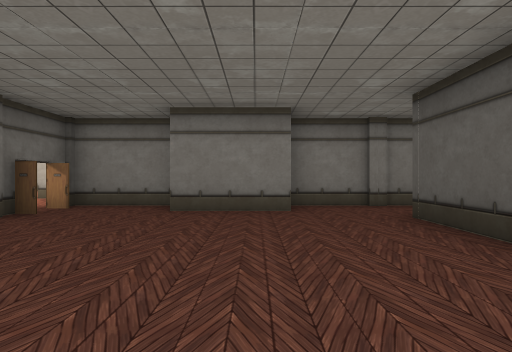
[1] (above)

22 first-person views from a walk through a scene from a Unity 3-D project. The camera is 1.3 m above the floor, looks level and sees 75° across. The floor is counted in squares, 2 m on a side. Each view is taken from the middle of a square. On the plan, view 1 faces up. The plan holds only what a view shows up to about 10 squares ahead; the rest is blank. The place goes on beyond the plan. The player is left out. Door leaves are left out, so doorways stand open. Some surface patterns are stand-ins.

[2]
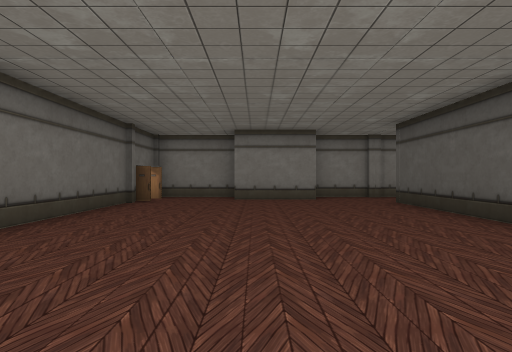

[3]
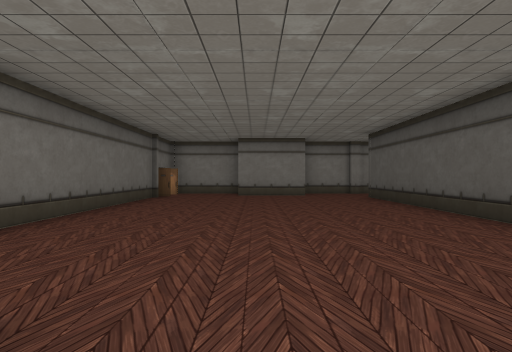

[4]
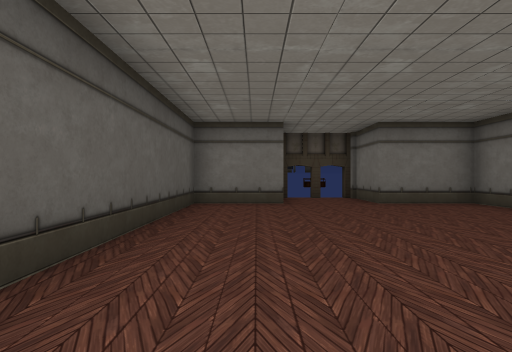

[5]
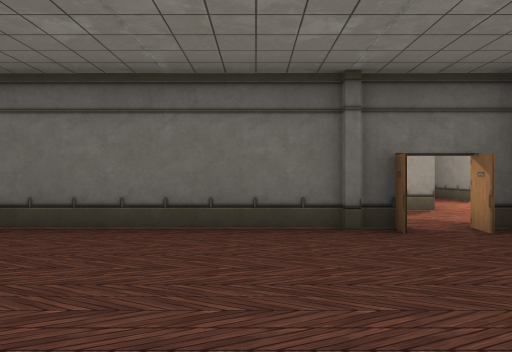

[6]
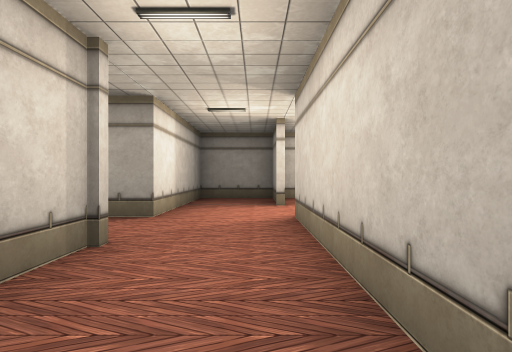

[7]
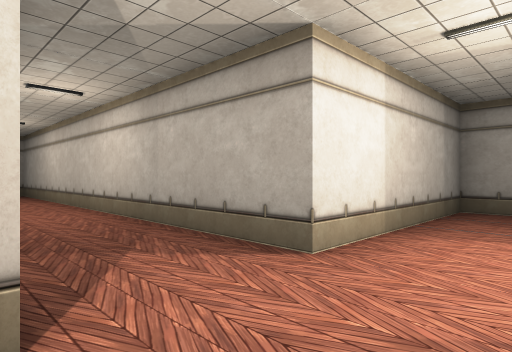

[8]
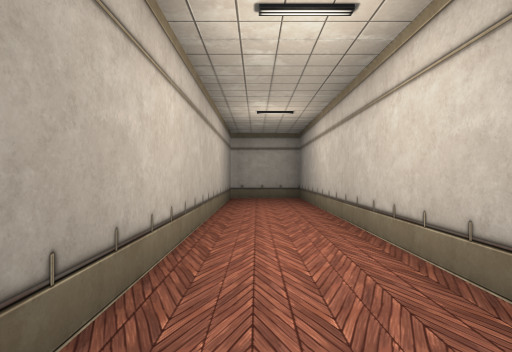

[9]
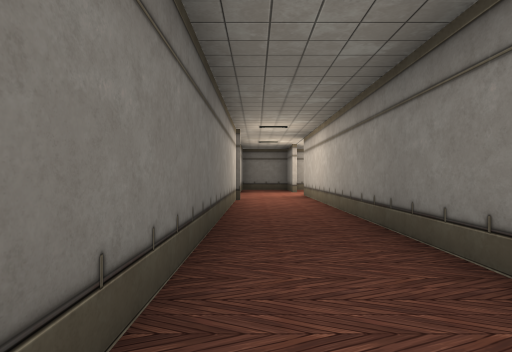

[10]
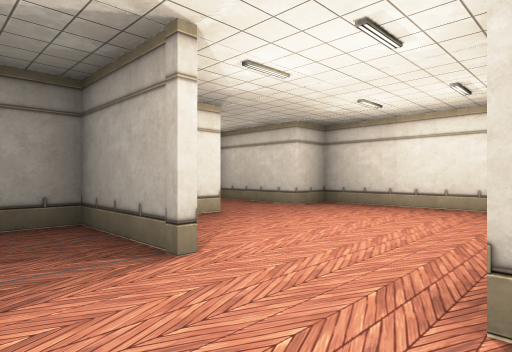

[11]
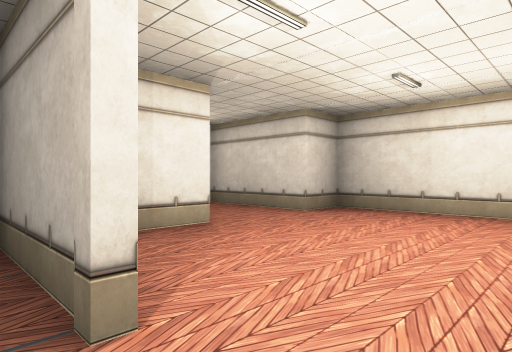

[12]
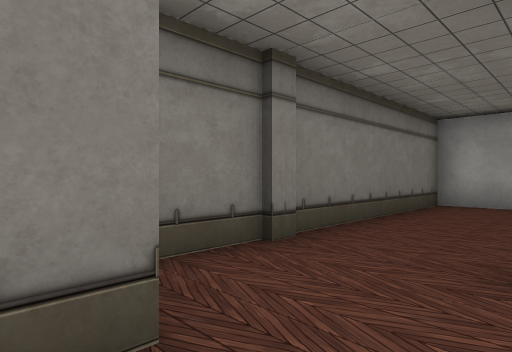

[13]
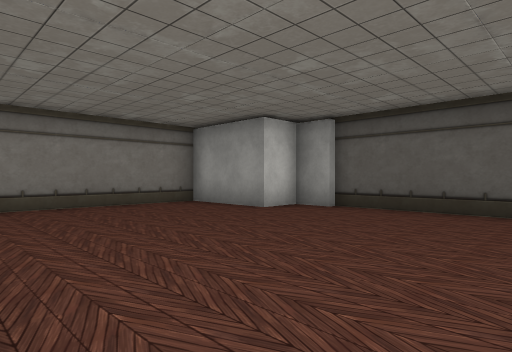

[14]
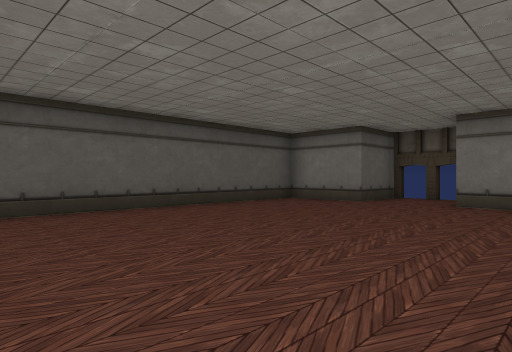

[15]
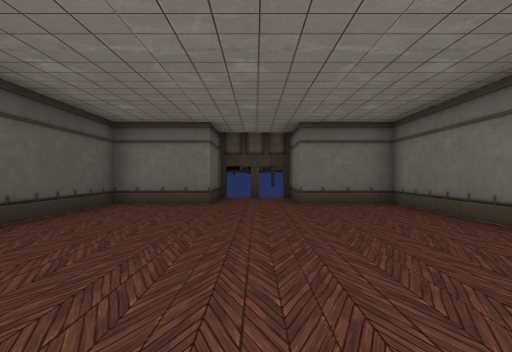

[16]
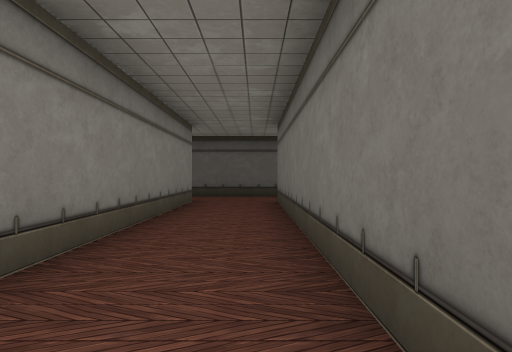

[17]
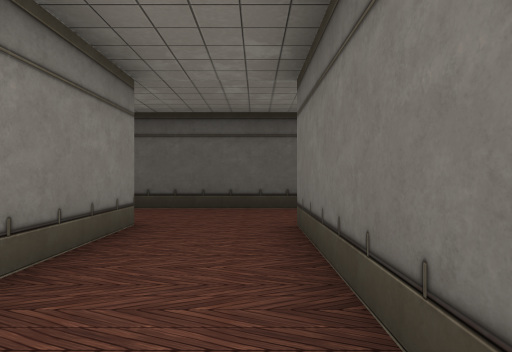

[18]
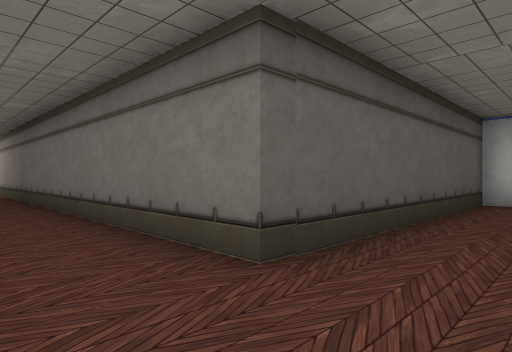

[19]
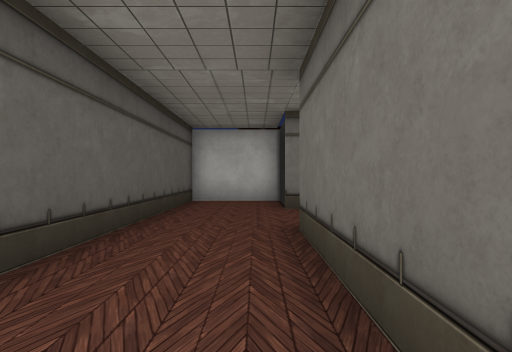

[20]
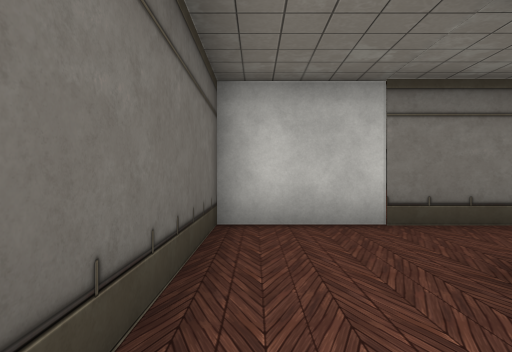

[21]
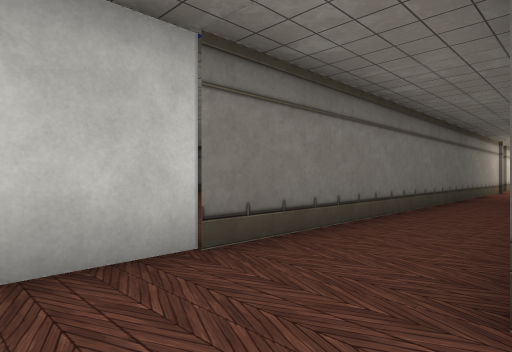

[22]
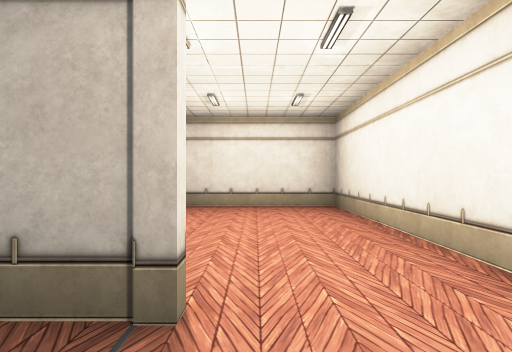

### Floor plan
Ten units are one square. View 1 is at (0, 0); x grows to the right and y downward. Boxes are objects, and circles mark ways between rooms. Rooms are numbered by the first view taken in them; rooms with no view inside come last. Other rooms are left out.
<svg viewBox="-114 -150 309 215">
<path fill="none" stroke="#000" d="M8 -62 -16 -62M35 -74 8 -74M-19 -74 -35 -74M-41 -45 -41 10M-35 -75 95 -75M95 -66 95 -52 117 -52 117 -122 184 -122M3 39 20 39M25 39 25 -45M-41 26 -41 39M95 -96 -64 -96M-43 35 -43 -46M-85 -96 -109 -96M-108 -99 -108 -75 -63 -75 -63 39 -19 39 -19 56M186 -145 95 -145 95 -100M28 1 28 39M91 -39 91 -48 80 -48 80 -74 35 -74M20 39 50 39 50 56M71 56 71 39 93 39 93 -40"/>
<rect x="-55" y="-75" width="10" height="10" fill="#bbb"><title>pillar</title></rect>
<rect x="-45" y="-55" width="10" height="10" fill="#bbb"><title>pillar</title></rect>
<rect x="-45" y="-75" width="10" height="10" fill="#bbb"><title>other object</title></rect>
<rect x="-45" y="-85" width="10" height="10" fill="#bbb"><title>pillar</title></rect>
<rect x="15" y="-55" width="10" height="10" fill="#bbb"><title>pillar</title></rect>
<rect x="25" y="-75" width="10" height="10" fill="#bbb"><title>pillar</title></rect>
<circle cx="20" cy="-55" r="3" fill="#2a7"/>
<text x="10" y="-50">1</text>
<text x="60" y="-10">2</text>
</svg>
Room 1 opens to room 2.

Where each view was taken, in squares from view 1:
view 1: 0 up, 0 right, facing up
view 2: 3 down, 1 left, facing up
view 3: 5 down, 1 left, facing up
view 4: 4 up, 1 right, facing down
view 5: 4 up, 0 right, facing left
view 6: 9 up, 1 left, facing left
view 7: 9 up, 4 left, facing down-left
view 8: 6 up, 5 left, facing down
view 9: 8 up, 5 right, facing left
view 10: 8 up, 6 left, facing up-left
view 11: 9 up, 7 left, facing up-left
view 12: 5 up, 0 right, facing up-right
view 13: 0 up, 3 right, facing up-right
view 14: 4 up, 3 right, facing down-right
view 15: 4 up, 6 right, facing down
view 16: 8 up, 1 right, facing right
view 17: 8 up, 5 right, facing right
view 18: 14 up, 10 right, facing down-right
view 19: 14 up, 10 right, facing down
view 20: 10 up, 10 right, facing up
view 21: 12 up, 10 right, facing up-right
view 22: 8 up, 8 left, facing up
